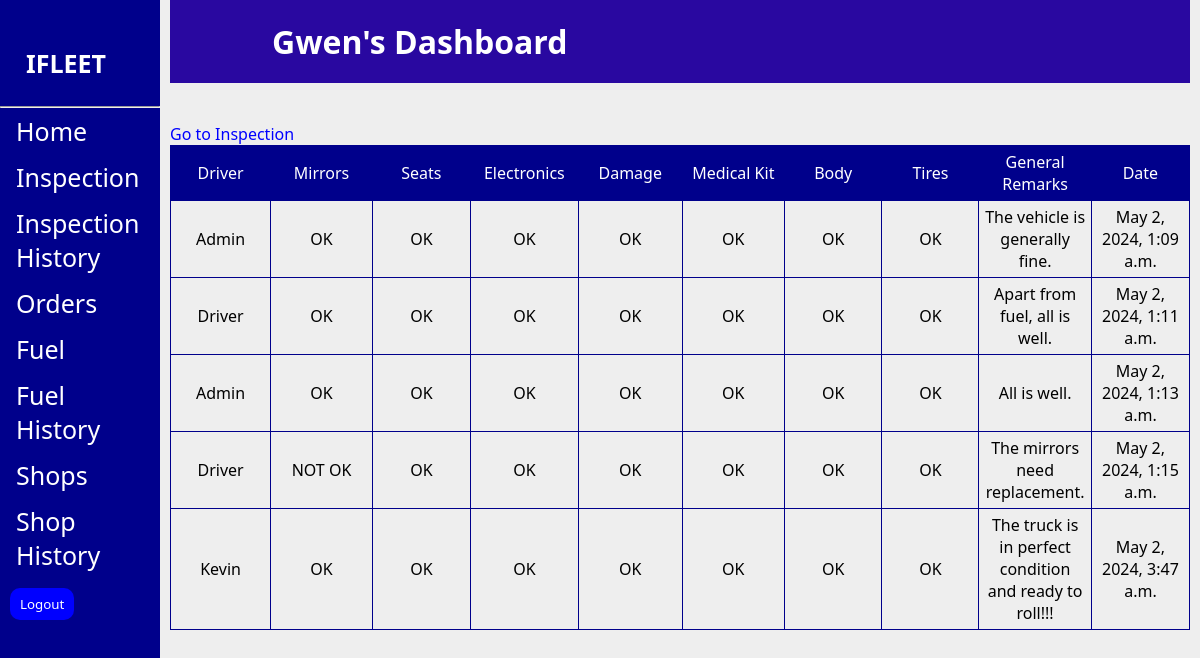
Screenshot of /drivers/inspection-history/ (signed in) with the database file from the repository.
### driver/models.py (models this page shows)
class Inspection(models.Model):
    CATEGORY = (
        ('OK', 'OK'),
        ('NOT OK', 'NOT OK'),
    )
    FUEL = (
        ('Empty', 'Empty'),
        ('Almost Empty', 'Almost Empty'),
        ('1/4', '1/4'),
        ('1/2', '1/2'),
        ('Full', 'Full'),
    )
    VEHICLE_TYPE = (
        ('SUV', 'SUV' ),
        ('TRUCK', 'TRUCK'),
    )
    Driver = models.ForeignKey(Driver, models.CASCADE, null=True)
    vehicle = models.CharField(max_length=25, choices=VEHICLE_TYPE, blank=False, default=False)
    Mirrors = models.CharField(max_length=50, choices=CATEGORY, blank=False)
    Seats = models.CharField(max_length=100, choices=CATEGORY, blank=False)
    Electronics = models.CharField(max_length=50, choices=CATEGORY, blank=False)
    Fuel_level = models.CharField(max_length=50, choices=FUEL, blank=False)
    Damage = models.CharField(max_length=50, choices=CATEGORY, blank=False)
    Medical_kit = models.CharField(max_length=50, choices=CATEGORY, blank=False)
    Body = models.CharField(max_length=50, choices=CATEGORY, blank=False)
    Tires = models.CharField(max_length=50, choices=CATEGORY, blank=False)
    General_Remarks = models.TextField(blank=True)
    Date = models.DateTimeField(auto_now_add=True)
    DisplayFields = ['Driver', 'Mirrors', 'Seats', 'Electronics', 'Fuel_level', 'Damage', 'Medical_kit', 'Body', 'Tires', 'General_Remarks']
    FilterFields = ['Date']

class Driver(models.Model):
    username = models.CharField(max_length=50, blank=False)
    phone_number = models.CharField(max_length=20, blank=False)
    address = models.CharField(max_length=255, blank=False)
    city = models.CharField(max_length=100, blank=False)
    state = models.CharField(max_length=100, blank=False)
    zipcode = models.CharField(max_length=20, blank=True)
    car = models.CharField(max_length=25, blank=False)
    driver_license_number = models.CharField(max_length=50, blank=False)
    driver_license_expiry_date = models.DateField(null=True, blank=False)
    date_of_birth = models.DateField(null=True, blank=False)
    date_hired = models.DateField(null=True, blank=False)
    emergency_contact_name = models.CharField(max_length=100, blank=False)
    emergency_contact_phone = models.CharField(max_length=20, blank=False)
    DisplayFields = ['username', 'phone_number', 'address', 'city', 'driver_license_number', 'date_hired']
    FilterFields = ['username', 'date_hired']
    def __str__(self):
        return self.username

### driver/views.py (the view)
# urls.py: path('inspection-history/', views.inspection_history, name='vehicle-inspection-history'),
@login_required
def inspection_history(request):
    inspection = Inspection.objects.all()
    context = {
        'inspection': inspection,
    }
    return render(request ,'drivers/inspection_history.html', context)

### driver/templates/drivers/inspection_history.html (shortened to what this page needs)
{% extends 'drivers/base.html' %}
{% load static %}
{% block content %}
<a style="color: blue;" href="{% url 'vehicle-inspection' %}">Go to Inspection</a>
<table>
    <thead>
            <td>Driver</td>
            <td>Mirrors</td>
            <td>Seats</td>
            <td>Electronics</td>
            <td>Damage</td>
            <td>Medical Kit</td>
            <td>Body</td>
            <td>Tires</td>
            <td>General Remarks</td>
            <td>Date</td>
    </thead>
    <tbody>
        {% for inspection in inspection %}
        <tr>
            <td>{{ inspection.Driver }}</td>
            <td>{{ inspection.Mirrors }}</td>
            <td>{{ inspection.Seats }}</td>
            <td>{{ inspection.Electronics }}</td>
            <td>{{ inspection.Damage }}</td>
            <td>{{ inspection.Medical_kit }}</td>
            <td>{{ inspection.Body }}</td>
            <td>{{ inspection.Tires }}</td>
            <td>{{ inspection.General_Remarks }}</td>
            <td>{{ inspection.Date }}</td>
        </tr>
        {% endfor %}
    </tbody>
</table>
{% endblock %}

### driver/templates/drivers/base.html (shortened to what this page needs)
{% load static %}
<!DOCTYPE html>
<html lang="en">
<head>
    <link rel="stylesheet" href="{% static 'core/core.css' %}">
    <link rel="stylesheet" href="https://cdnjs.cloudflare.com/ajax/libs/font-awesome/4.7.0/css/font-awesome.min.css">
</head>
<body>
    <div class="sidenav">
        <div class="logo">
            <a href="{% url 'index' %}">IFLEET</a>
        </div>
        <hr>
        <a href="{% url 'driver-dashboard' %}">Home</a>
        <a href="{% url 'vehicle-inspection' %}">Inspection</a>
        <a href="{% url 'vehicle-inspection-history' %}">Inspection History</a>
        <a href="">Orders</a>
        <a href="">Fuel</a>
        <a href="">Fuel History</a>
        <a href="">Shops</a>
        <a href="">Shop History</a>
        <form action="{% url 'logout' %}" method="post" style="background-color: transparent; padding: 0; margin: 10px;">
            <button type="submit" style="background: blue; color: white; border-color: transparent; padding-top: 5px; padding-bottom: 5px; padding-right: 8px; padding-left: 8px; border-radius: 10px; cursor: pointer;">Logout</button>
        </form>
    </div>
    <div class="main">
        <h1 class="dashboard">{{ user.username }}'s Dashboard</h1>
        {% block content %}{% endblock %}
    </div>
</body>
</html>

### core/static/core/core.css (style rules this page uses)
* { margin: 0; padding: 0; box-sizing: border-box; font-family: 'Segoe UI', Tahoma, Geneva, Verdana, sans-serif; }
a { text-decoration: none; color: white; }
.logo { margin-right: 120px; margin-left: 10px; margin-top: 20px; margin-bottom: 20px; }
.logo a { font-weight: 600; margin-right: 150px; }

### driver/templates/drivers/base.html (style rules this page uses)
body { font-family: "Lato", sans-serif; background-color: #eee; }
.sidenav { height: 100%; width: 160px; position: fixed; z-index: 1; top: 0; left: 0; background-color: darkblue; overflow-x: hidden; padding-top: 20px; }
.sidenav a { padding: 6px 8px 6px 16px; text-decoration: none; font-size: 25px; color: white; display: block; }
.main { margin-left: 160px; padding: 0px 10px; }
.dashboard { text-align: left; padding-left: 10%; background-color: rgb(41, 8, 160); color: white; margin-bottom: 40px; padding-top: 20px; padding-bottom: 20px; }

### driver/templates/drivers/inspection_history.html (style rules this page uses)
table { text-align: center; }
table, th, td { border: 1px solid darkblue; border-collapse: collapse; padding: 5px; }
td { width: 3cm; }
thead { background-color: darkblue; color: white; }

### rows the page displays
Inspection: Driver "Admin", Mirrors "OK", Seats "OK", Electronics "OK", Damage "OK", Medical_kit "OK", Body "OK", Tires "OK", General_Remarks "The vehicle is generally fine.", Date "May 2, 2024, 1:09 a.m."
Inspection: Driver "Driver", Mirrors "OK", Seats "OK", Electronics "OK", Damage "OK", Medical_kit "OK", Body "OK", Tires "OK", General_Remarks "Apart from fuel, all is well.", Date "May 2, 2024, 1:11 a.m."
Inspection: Driver "Admin", Mirrors "OK", Seats "OK", Electronics "OK", Damage "OK", Medical_kit "OK", Body "OK", Tires "OK", General_Remarks "All is well.", Date "May 2, 2024, 1:13 a.m."
Inspection: Driver "Driver", Mirrors "NOT OK", Seats "OK", Electronics "OK", Damage "OK", Medical_kit "OK", Body "OK", Tires "OK", General_Remarks "The mirrors need replacement.", Date "May 2, 2024, 1:15 a.m."
Inspection: Driver "Kevin", Mirrors "OK", Seats "OK", Electronics "OK", Damage "OK", Medical_kit "OK", Body "OK", Tires "OK", General_Remarks "The truck is in perfect condition and ready to roll!!!", Date "May 2, 2024, 3:47 a.m."

### other values shown
{{ user.username }} "Gwen"
